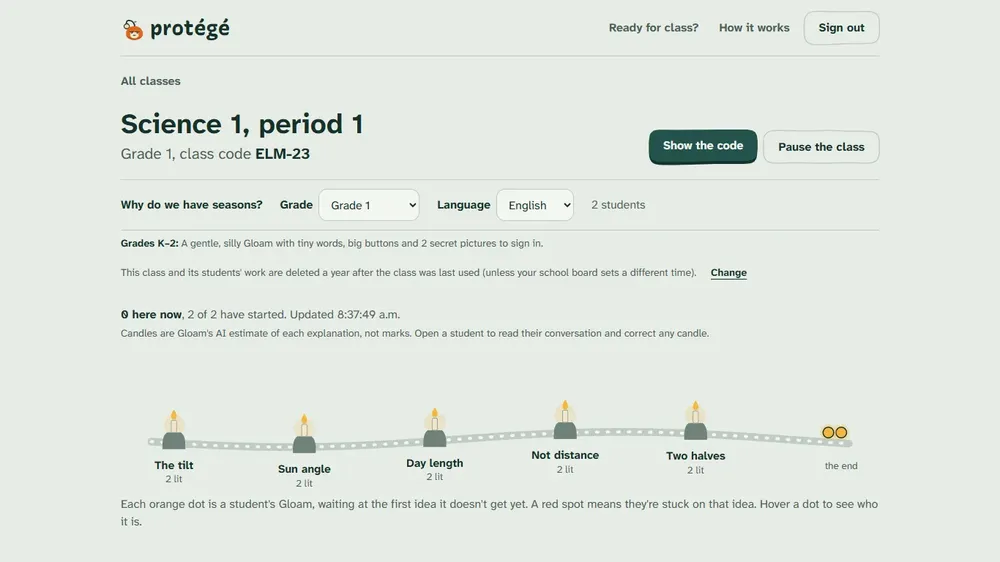
#> input picture site/img/dashboard.webp, 1000 x 562 px, shrunk from 1366 x 768 before the run
$ python grade.py ../site/img/dashboard.webp ../site/img/eureka.webp ../site/img/eureka.webp ../site/img/eureka.webp
#> lines starting #> are read from the running program, lines starting #| are printed output that depends on the picture
#> further down, img is the input picture: shape (562, 1000, 3); mean B, G, R 224.8, 231.2, 225.4
"""
Relight one painting into a DARK and a LIT version, like a film colourist ("day for night").
Both come from the same pixels, so they line up perfectly when the lantern light blends between them.

  venv\\Scripts\\python art\\grade.py <painting.png> <out_dark.png> <out_lit.png> [night|storybook]

night (high school): dark = moonless night, lit = lantern-lit.
storybook (the younger worlds, painted in daylight): dark = the world faded to grey ("the Muddle"),
lit = its full colour, a little warmer. Teaching brings the colour back.
"""
import sys

import cv2
import numpy as np


def dark_grade(bgr: np.ndarray) -> np.ndarray:
    """Moonless night: warm colours cooled to blue-green, everything lower and quieter."""
    hsv = cv2.cvtColor(bgr, cv2.COLOR_BGR2HSV).astype(np.float32)
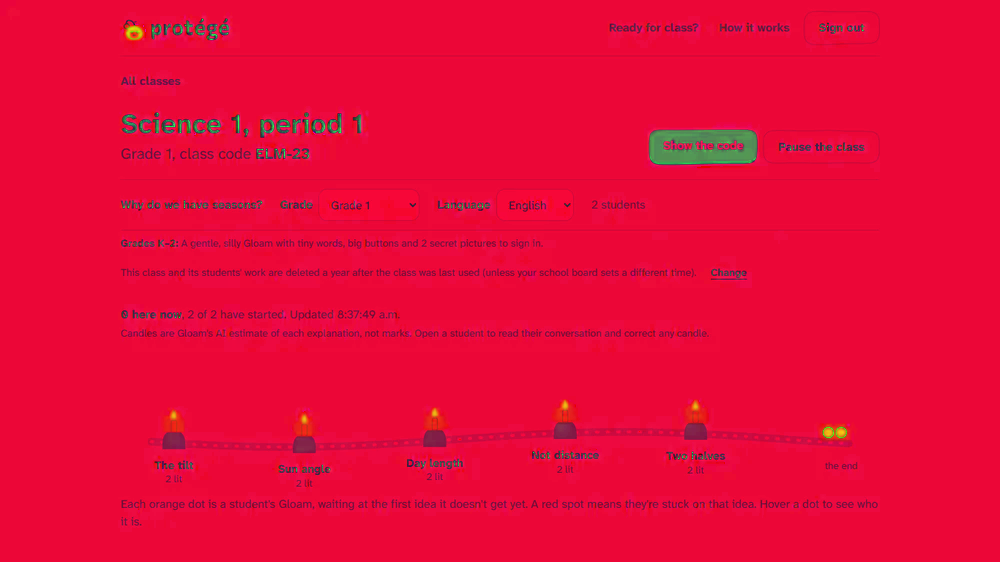
#> hsv: shape (562, 1000, 3) float32; mean B, G, R 56.9, 8.7, 232.9
    h, s, v = hsv[..., 0], hsv[..., 1] / 255, hsv[..., 2] / 255
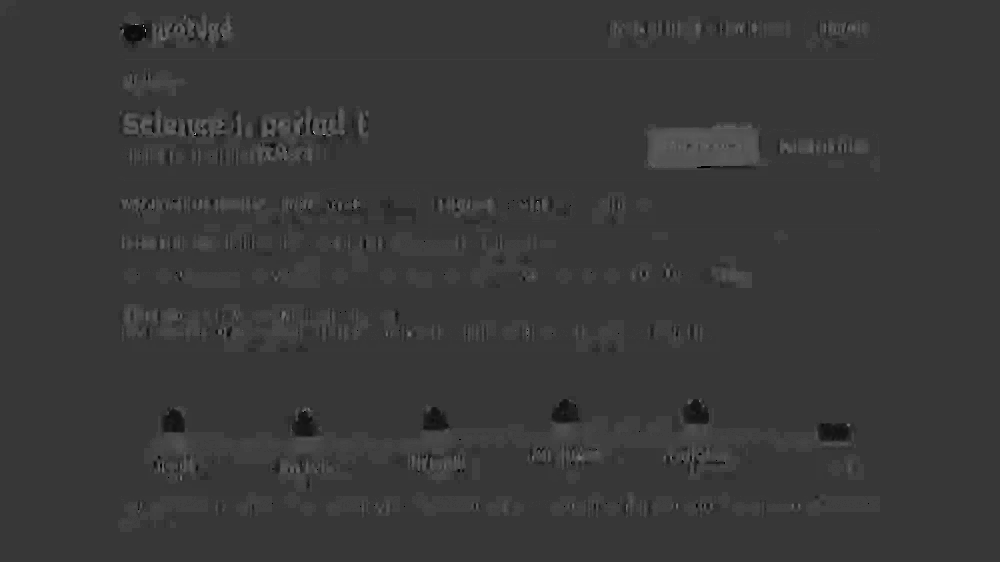
#> h: shape (562, 1000) float32; min 0, max 171, mean 56.5
    # warm hues (orange/yellow, OpenCV hue 5..40) lose their warmth and brightness
    warm = np.clip(1 - np.abs(h - 20) / 22, 0, 1) * np.clip((s - 0.15) / 0.4, 0, 1)
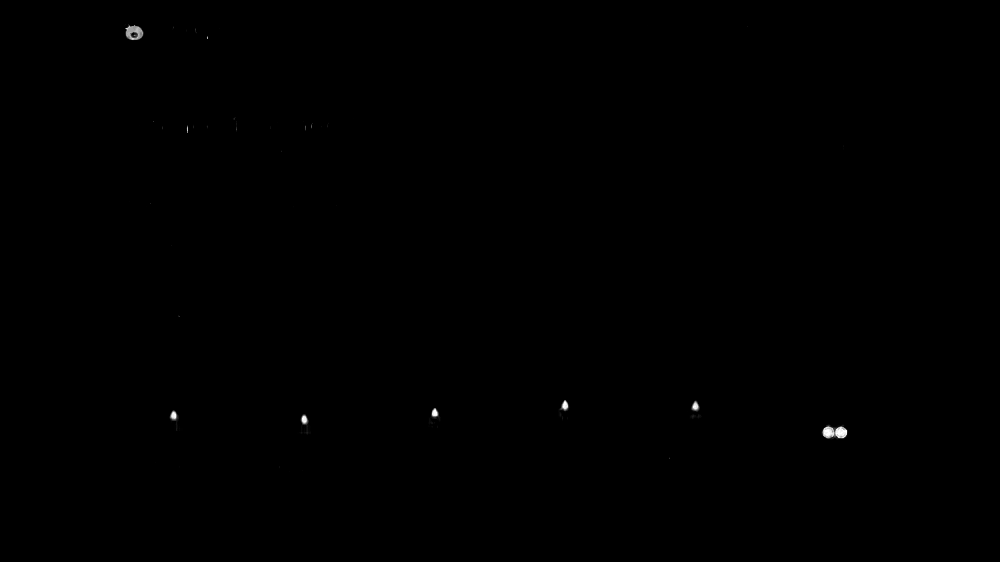
#> warm: shape (562, 1000) float32; min 0, max 1, mean 0.000973
    h = h * (1 - warm) + 88 * warm  # toward teal
    s = s * (1 - 0.65 * warm) * 0.85
    v = v * (1 - 0.55 * warm)
    v = np.power(v, 1.18) * 0.62
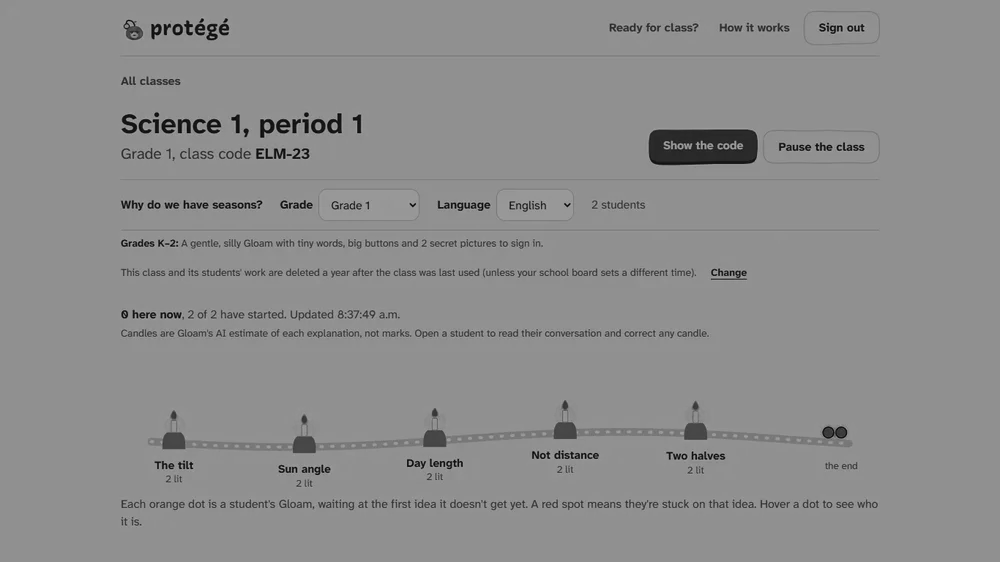
#> v: shape (562, 1000) float32; min 0.000897, max 0.62, mean 0.553
    out = cv2.cvtColor(np.dstack([h, s * 255, v * 255]).clip(0, 255).astype(np.uint8), cv2.COLOR_HSV2BGR).astype(np.float32)
    # a cool tint in the shadows
    tint = np.array([1.06, 1.02, 0.9], np.float32)  # B, G, R
    return (out * tint).clip(0, 255).astype(np.uint8)


def lit_grade(bgr: np.ndarray) -> np.ndarray:
    """Lantern-lit: warm amber light on whatever was already catching light, deep shadows kept."""
    img = bgr.astype(np.float32) / 255
    lum = img @ np.array([0.114, 0.587, 0.299], np.float32)
    amber = np.array([0.30, 0.70, 1.0], np.float32)  # B, G, R
    light = np.power(np.clip(lum, 0, 1), 0.75)[..., None]
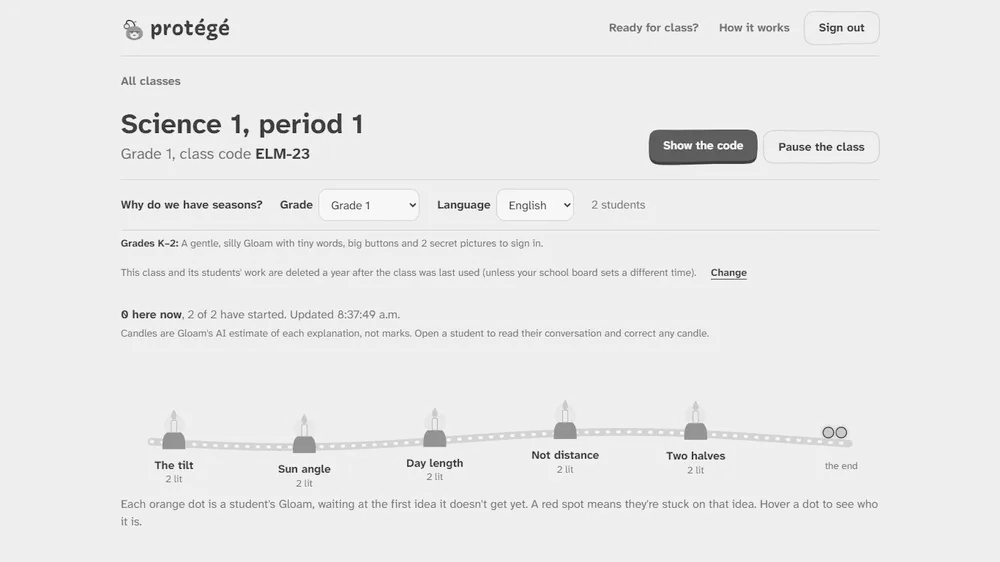
#> light: shape (562, 1000, 1) float32; min 0.00307, max 1, mean 0.92
    # A lantern lights the land, not the sky: warmth fades out above the horizon
    rows = np.linspace(0, 1, img.shape[0], dtype=np.float32)
#> rows = 562 values from 0 to 1
    land = np.clip((rows - 0.36) / 0.22, 0, 1)
#> land = 562 values from 0 to 1
    land = (land * land * (3 - 2 * land) * 0.85 + 0.15)[:, None, None]
#> land = 562 values from 0.15 to 1
    out = img * (0.92 + 0.25 * light * land) + amber * light * 0.42 * land
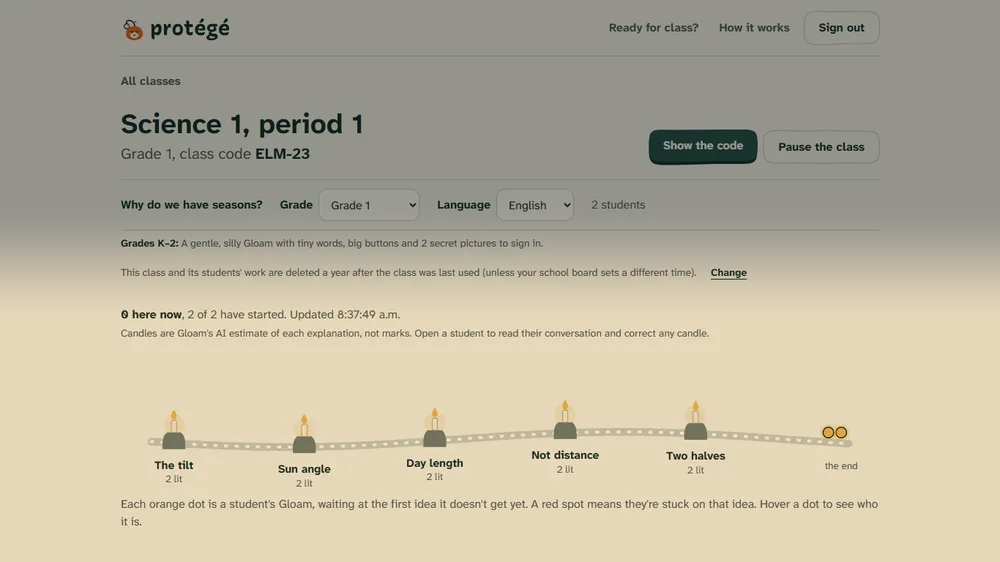
#> out: shape (562, 1000, 3) float32; mean B, G, R 1.01, 1.12, 1.17; drawn with min black and max white
    # lift the warm grass and edges a little more, like rim light
    out = out + amber * np.power(light, 2.2) * 0.25 * land
    return (out.clip(0, 1) * 255).astype(np.uint8)
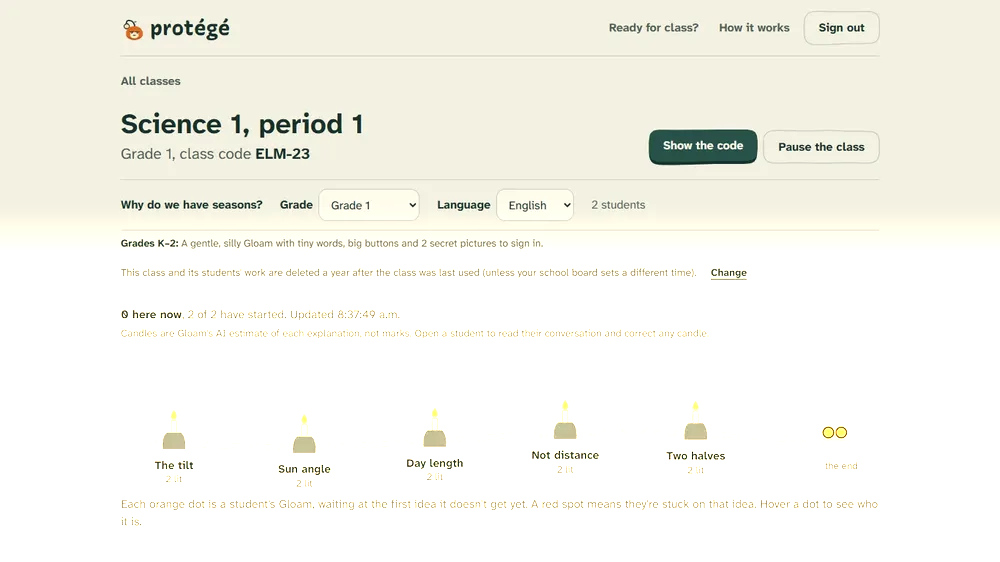
#> returned value: shape (562, 1000, 3); mean of channels 0, 1, 2 238.3, 245.7, 246.2; drawn as B, G, R


def faded_grade(bgr: np.ndarray) -> np.ndarray:
    """Storybook, unlit: the colour drained out, a soft grey-blue haze, quieter contrast. Still readable."""
    hsv = cv2.cvtColor(bgr, cv2.COLOR_BGR2HSV).astype(np.float32)
    hsv[..., 1] *= 0.16
    hsv[..., 2] = hsv[..., 2] * 0.72 + 30
    out = cv2.cvtColor(hsv.clip(0, 255).astype(np.uint8), cv2.COLOR_HSV2BGR).astype(np.float32)
    haze = np.array([196, 186, 176], np.float32)  # B, G, R: a cool grey mist
    return (out * 0.82 + haze * 0.18).clip(0, 255).astype(np.uint8)


def vivid_grade(bgr: np.ndarray) -> np.ndarray:
    """Storybook, lit: the painting's own colour, a touch richer and warmer, like late sun coming out."""
    hsv = cv2.cvtColor(bgr, cv2.COLOR_BGR2HSV).astype(np.float32)
    hsv[..., 1] = np.clip(hsv[..., 1] * 1.12, 0, 255)
    out = cv2.cvtColor(hsv.astype(np.uint8), cv2.COLOR_HSV2BGR).astype(np.float32)
    warm = np.array([0.97, 1.0, 1.05], np.float32)
    return (out * warm).clip(0, 255).astype(np.uint8)


if __name__ == "__main__":
    src, out_dark, out_lit = sys.argv[1:4]
    mode = sys.argv[4] if len(sys.argv) > 4 else "night"
    img = cv2.imread(src)
    cv2.imwrite(out_dark, faded_grade(img) if mode == "storybook" else dark_grade(img))
    cv2.imwrite(out_lit, vivid_grade(img) if mode == "storybook" else lit_grade(img))
    print("wrote", out_dark, out_lit)
